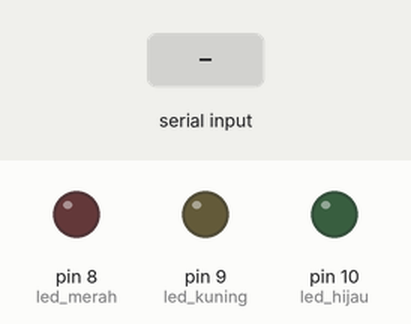
Recording of a sketch running on a simulated Arduino Uno, built with avr-gcc and run on an emulated ATmega328P. Shown: output pins drawn as LEDs (lit = HIGH). The inputs (shaded band) are chosen by the test bench.

Above: at 1.2 s.
1.3 s: "1" received over Serial
At 1.6 s:
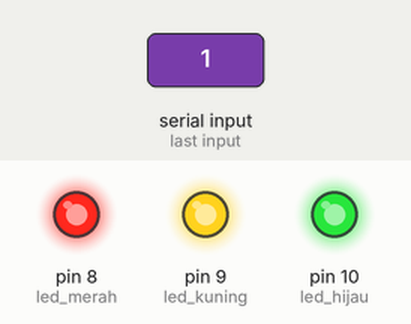
2.8 s: "0" received over Serial
At 4.0 s:
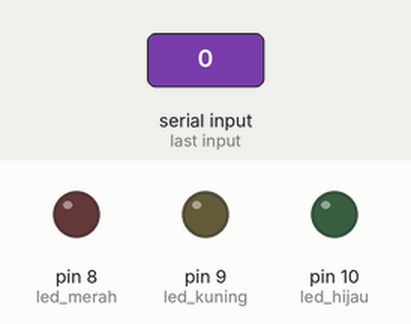
Timing chart, 0 to 5.8 s (numbered marks = the images above; inputs shaded):
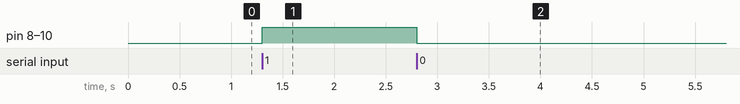

Measured:
- after the input at 1.3 s, pin 8 (led_merah), pin 9 (led_kuning), pin 10 (led_hijau): LOW → HIGH at once
- after the input at 2.8 s, pin 8 (led_merah), pin 9 (led_kuning), pin 10 (led_hijau): HIGH → LOW at once

The sketch:

ON_OFF_LAMPU.ino
```cpp
int led_merah = 8;
int led_kuning = 9;
int led_hijau = 10;

void setup() {
  pinMode(led_merah, OUTPUT);
  pinMode(led_kuning, OUTPUT);
  pinMode(led_hijau, OUTPUT);
  Serial.begin(9600);
}

void loop() {
  if (Serial.available() > 0) {
    char perintah = Serial.read();

    if (perintah == '1') {
      digitalWrite(led_merah, HIGH);
      digitalWrite(led_kuning, HIGH);
      digitalWrite(led_hijau, HIGH);
    }

    if (perintah == '0') {
      digitalWrite(led_merah, LOW);
      digitalWrite(led_kuning, LOW);
      digitalWrite(led_hijau, LOW);
    }
  }
}
```
